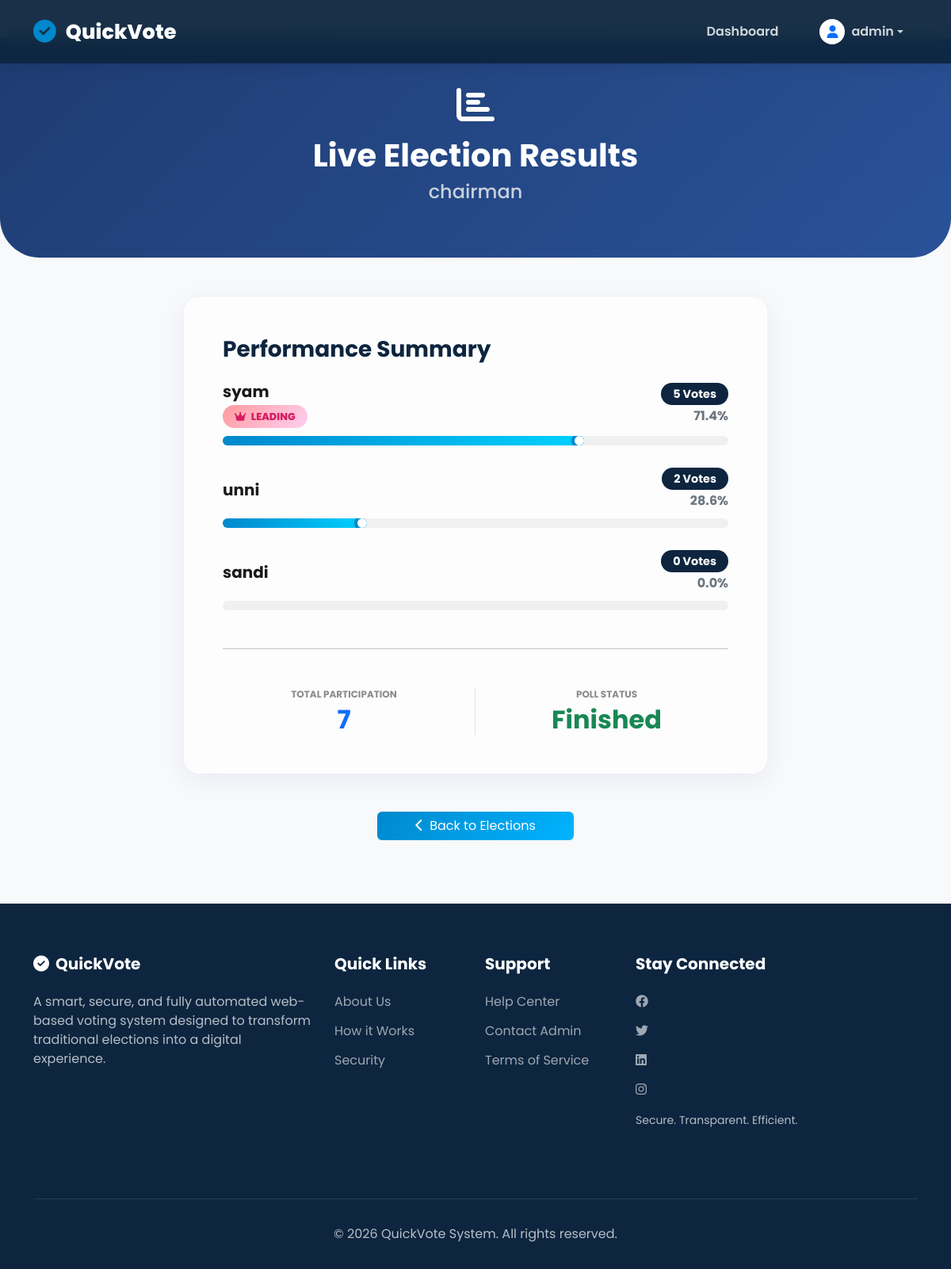
Page /1/results/ (signed in) on the earlier database version.
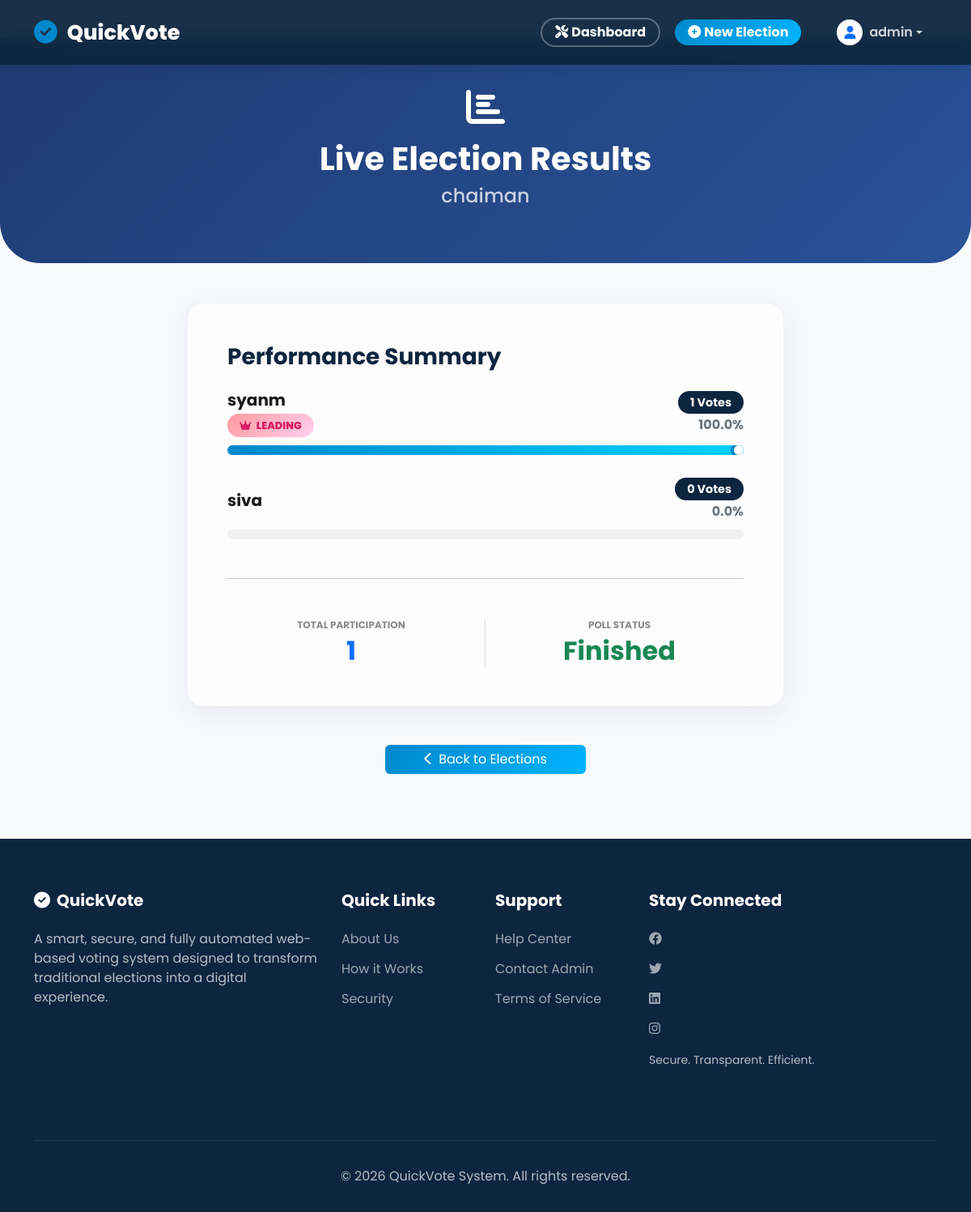
Same page on the later database version.
### users/models.py (models this page shows, shortened)
class User(AbstractUser):
    class Role(models.TextChoices):
        ADMIN = "ADMIN", "Admin"
        VOTER = "VOTER", "Voter"
    role = models.CharField(max_length=50, choices=Role.choices, default=Role.VOTER)
    mobile_number = models.CharField(max_length=10, blank=True, null=True)
    is_verified = models.BooleanField(default=False)

### election/models.py (models this page shows, shortened)
class Election(models.Model):
    title = models.CharField(max_length=200)
    description = models.TextField(blank=True)
    start_date = models.DateTimeField()
    end_date = models.DateTimeField()
    is_active = models.BooleanField(default=True)
    results_published = models.BooleanField(default=False)

class Candidate(models.Model):
    election = models.ForeignKey(Election, on_delete=models.CASCADE, related_name='candidates')
    name = models.CharField(max_length=100)
    details = models.TextField(blank=True)
    symbol = models.ImageField(upload_to='candidates/', blank=True, null=True)

### election/views.py (the view)
# urls.py: path('<int:election_id>/results/', views.election_results, name='election_results'),
@login_required
def election_results(request, election_id):
    election = get_object_or_404(Election, pk=election_id)
    now = timezone.now()
    show_results = election.results_published or now > election.end_date or request.user.role == User.Role.ADMIN
    if not show_results:
        messages.warning(request, "Results for this election have not been published yet.")
        return redirect('election_list')
    candidates = election.candidates.all()
    results = []
    total_votes = Vote.objects.filter(election=election).count()
    for candidate in candidates:
        votes = Vote.objects.filter(election=election, candidate=candidate).count()
        percentage = (votes / total_votes * 100) if total_votes > 0 else 0
        results.append({
            'candidate': candidate,
            'votes': votes,
            'percentage': round(percentage, 1)
        })
    results.sort(key=lambda x: x['votes'], reverse=True)
    return render(request, 'election/results.html', {
        'election': election,
        'results': results,
        'total_votes': total_votes
    })

### templates/election/results.html (shortened to what this page needs)
{% extends 'base.html' %}
{% block full_width %}
<div class="results-hero text-center animate-up">
    <div class="container text-center">
        <i class="fas fa-chart-bar fa-3x mb-3 text-accent"></i>
        <h1 class="fw-bold mb-2">Live Election Results</h1>
        <h4 class="opacity-75">{{ election.title }}</h4>
    </div>
</div>
{% endblock %}
{% block content %}
<div class="row justify-content-center">
    <div class="col-lg-8 animate-up delay-1">
        <div class="glass-card p-5 mb-5">
            <h3 class="fw-bold mb-4" style="color: var(--primary-color);">Performance Summary</h3>
            {% if total_votes > 0 %}
            {% for item in results %}
            <div class="result-item animate-up" style="animation-delay: {{ forloop.counter|add:2 }}00ms;">
                <div class="candidate-info">
                    <div>
                        <h5 class="mb-0 fw-bold">{{ item.candidate.name }}</h5>
                        {% if forloop.first %}
                        <span class="winner-badge"><i class="fas fa-crown me-1"></i> Leading</span>
                        {% endif %}
                    </div>
                    <div class="text-end">
                        <span class="vote-count">{{ item.votes }} Votes</span>
                        <span class="d-block mt-1 fw-bold text-secondary">{{ item.percentage }}%</span>
                    </div>
                </div>
                <div class="progress">
                    <div class="progress-bar" role="progressbar" style="width: {{ item.percentage }}%;"
                        aria-valuenow="{{ item.percentage }}" aria-valuemin="0" aria-valuemax="100"></div>
                </div>
            </div>
            {% endfor %}
            <hr class="my-5 opacity-10">
            <div class="row text-center">
                <div class="col-6 border-end">
                    <small class="text-uppercase fw-bold opacity-50 d-block mb-1" style="font-size: 0.75rem;">Total
                        Participation</small>
                    <h2 class="fw-bold mb-0 text-primary">{{ total_votes }}</h2>
                </div>
                <div class="col-6">
                    <small class="text-uppercase fw-bold opacity-50 d-block mb-1" style="font-size: 0.75rem;">Poll
                        Status</small>
                    <h2 class="fw-bold mb-0 text-success">Finished</h2>
                </div>
            </div>
            {% else %}
            <div class="text-center py-5">
                <i class="fas fa-hourglass-start fa-4x mb-4 opacity-25"></i>
                <h4 class="fw-bold opacity-50">No votes recorded yet</h4>
                <p class="text-muted">Results will appear here once the first votes are cast.</p>
            </div>
            {% endif %}
        </div>
        <div class="text-center mt-4">
            <a href="{% url 'election_list' %}" class="btn btn-register px-5">
                <i class="fas fa-chevron-left me-2"></i>Back to Elections
            </a>
        </div>
    </div>
</div>
{% endblock %}

### templates/base.html (shortened to what this page needs)
<!DOCTYPE html>
<html lang="en">
<head>
    <link href="https://cdn.jsdelivr.net/npm/bootstrap@5.3.0/dist/css/bootstrap.min.css" rel="stylesheet">
    <link rel="stylesheet" href="https://cdnjs.cloudflare.com/ajax/libs/font-awesome/6.4.0/css/all.min.css">
</head>
<body>
    <nav class="navbar navbar-expand-lg navbar-dark sticky-top">
        <div class="container">
            <a class="navbar-brand" href="{% url 'election_list' %}">
                <i class="fas fa-check-circle"></i>QuickVote
            </a>
            <div class="collapse navbar-collapse" id="navbarNav">
                <ul class="navbar-nav ms-auto align-items-center">
                    {% if user.is_authenticated %}
                    {% if user.role == 'ADMIN' %}
                    <li class="nav-item">
                        <a class="nav-link btn btn-auth btn-login px-3 py-1 me-2 mb-2 mb-lg-0"
                            href="{% url 'admin_dashboard' %}">
                            <i class="fas fa-tools me-1"></i>Dashboard
                        </a>
                    </li>
                    <li class="nav-item">
                        <a class="nav-link btn btn-auth btn-register px-3 py-1" href="{% url 'add_election' %}">
                            <i class="fas fa-plus-circle me-1"></i>New Election
                        </a>
                    </li>
                    {% endif %}
                    {% if user.role == 'VOTER' %}
                    <li class="nav-item">
                        <a class="nav-link" href="{% url 'dashboard' %}">Dashboard</a>
                    </li>
                    {% endif %}
                    <li class="nav-item dropdown ms-lg-3">
                        <a class="nav-link dropdown-toggle d-flex align-items-center" href="#" id="navbarDropdown"
                            role="button" data-bs-toggle="dropdown" aria-expanded="false">
                            <div class="bg-white text-primary rounded-circle d-flex align-items-center justify-content-center me-2"
                                style="width: 32px; height: 32px;">
                                <i class="fas fa-user"></i>
                            </div>
                            {{ user.username }}
                        </a>
                    </li>
                    {% endif %}
                </ul>
            </div>
        </div>
    </nav>
    <div class="main-wrapper">
        {% block full_width %}{% endblock %}
        <div class="container">
            {% block content %}{% endblock %}
        </div>
    </div>
    <footer>
        <div class="container">
            <div class="row">
                <div class="col-md-4 mb-4">
                    <h5><i class="fas fa-check-circle me-2"></i>QuickVote</h5>
                    <p>A smart, secure, and fully automated web-based voting system designed to transform traditional
                        elections into a digital experience.</p>
                </div>
                <div class="col-md-2 mb-4">
                    <h5>Quick Links</h5>
                    <a href="#">About Us</a>
                    <a href="#">How it Works</a>
                    <a href="#">Security</a>
                </div>
                <div class="col-md-2 mb-4">
                    <h5>Support</h5>
                    <a href="#">Help Center</a>
                    <a href="#">Contact Admin</a>
                    <a href="#">Terms of Service</a>
                </div>
                <div class="col-md-4 mb-4">
                    <h5>Stay Connected</h5>
                    <div class="social-icons">
                        <a href="#"><i class="fab fa-facebook"></i></a>
                        <a href="#"><i class="fab fa-twitter"></i></a>
                        <a href="#"><i class="fab fa-linkedin"></i></a>
                        <a href="#"><i class="fab fa-instagram"></i></a>
                    </div>
                    <p class="mt-3 small">Secure. Transparent. Efficient.</p>
                </div>
            </div>
            <div class="footer-bottom">
                <p class="mb-0">&copy; {% now "Y" %} QuickVote System. All rights reserved.</p>
            </div>
        </div>
    </footer>
</body>
</html>

### templates/base.html (style rules this page uses)
:root { --primary-color: #0d253f; --secondary-color: #0088cc; --accent-color: #ffc107; --bg-light: #f8f9fa; --text-dark: #1a1a1a; --glass-bg: rgba(255, 255, 255, 0.7); --glass-border: rgba(255, 255, 255, 0.4); --glass-shadow: 0 8px 32px 0 rgba(31, 38, 135, 0.07); }
body { font-family: 'Poppins', sans-serif; background-color: var(--bg-light); color: var(--text-dark); display: flex; flex-direction: column; min-height: 100vh; overflow-x: hidden; }
.animate-up { animation: fadeInUp 0.8s ease-out forwards; opacity: 0; }
.delay-1 { animation-delay: 0.2s; }
.glass-card { background: var(--glass-bg); backdrop-filter: blur(15px); -webkit-backdrop-filter: blur(15px); border: 1px solid var(--glass-border); border-radius: 20px; box-shadow: var(--glass-shadow); transition: all 0.3s ease; }
.navbar { background: rgba(13, 37, 63, 0.95); backdrop-filter: blur(10px); -webkit-backdrop-filter: blur(10px); box-shadow: 0 4px 15px rgba(0, 0, 0, 0.1); padding: 1rem 0; z-index: 1000; }
.navbar-brand { font-weight: 800; font-size: 1.6rem; color: #fff !important; display: flex; align-items: center; }
.navbar-brand i { color: var(--secondary-color); margin-right: 12px; font-size: 1.8rem; }
.nav-link { font-weight: 600; color: rgba(255, 255, 255, 0.8) !important; margin: 0 10px; transition: all 0.3s; }
.btn-auth { border-radius: 50px; padding: 8px 25px; font-weight: 700; transition: all 0.3s; }
.btn-login { background: transparent; border: 2px solid rgba(255, 255, 255, 0.3); color: white !important; }
.btn-register { background: linear-gradient(135deg, var(--secondary-color) 0%, #00b4ff 100%); border: none; color: white !important; }
.main-wrapper { flex: 1; padding-bottom: 5rem; }
footer { background: var(--primary-color); color: rgba(255, 255, 255, 0.7); padding: 4rem 0 2rem; margin-top: auto; }
footer h5 { color: #fff; font-weight: 700; margin-bottom: 1.5rem; }
footer a { color: rgba(255, 255, 255, 0.6); text-decoration: none; transition: 0.3s; display: block; margin-bottom: 0.8rem; }
.footer-bottom { border-top: 1px solid rgba(255, 255, 255, 0.1); margin-top: 3rem; padding-top: 2rem; text-align: center; }

### templates/election/results.html (style rules this page uses)
.results-hero { background: linear-gradient(135deg, #1e3c72 0%, #2a5298 100%); color: white; padding: 60px 0; border-radius: 0 0 50px 50px; margin-top: -2rem; margin-bottom: 50px; }
.result-item { margin-bottom: 30px; position: relative; }
.progress { height: 12px; border-radius: 10px; background: rgba(0, 0, 0, 0.05); overflow: visible; margin-top: 10px; }
.progress-bar { border-radius: 10px; background: linear-gradient(90deg, var(--secondary-color) 0%, #00d2ff 100%); position: relative; transition: width 1.5s cubic-bezier(0.1, 0.42, 0.41, 1); }
.progress-bar::after { content: ''; position: absolute; top: -4px; right: -4px; width: 20px; height: 20px; background: white; border: 4px solid var(--secondary-color); border-radius: 50%; box-shadow: 0 2px 10px rgba(0, 0, 0, 0.1); }
.candidate-info { display: flex; justify-content: space-between; align-items: center; margin-bottom: 8px; }
.vote-count { background: var(--primary-color); color: white; padding: 4px 15px; border-radius: 50px; font-weight: 700; font-size: 0.9rem; }
.winner-badge { background: linear-gradient(135deg, #ff9a9e 0%, #fecfef 99%, #fecfef 100%); color: #d81b60; padding: 5px 15px; border-radius: 50px; font-size: 0.8rem; font-weight: 800; text-transform: uppercase; display: inline-block; margin-top: 5px; }

Differences in the rows shown:
removed Candidate: candidate.name "unni", votes "2", percentage "28.6"
removed Candidate: candidate.name "sandi", votes "0", percentage "0.0"
changed User "admin": role "VOTER" → "ADMIN" (drawn)
changed Election: title "chairman" → "chaiman"
added Candidate: candidate.name "syanm", shows "LEADING", votes "1", percentage "100.0"
changed Candidate: candidate.name "syam" → "siva"; votes "5" → "0"; percentage "71.4" → "0.0"; no longer shows "LEADING"
Other differences:
{{ total_votes }}: "7" → "1"
text now shown: "New Election"
